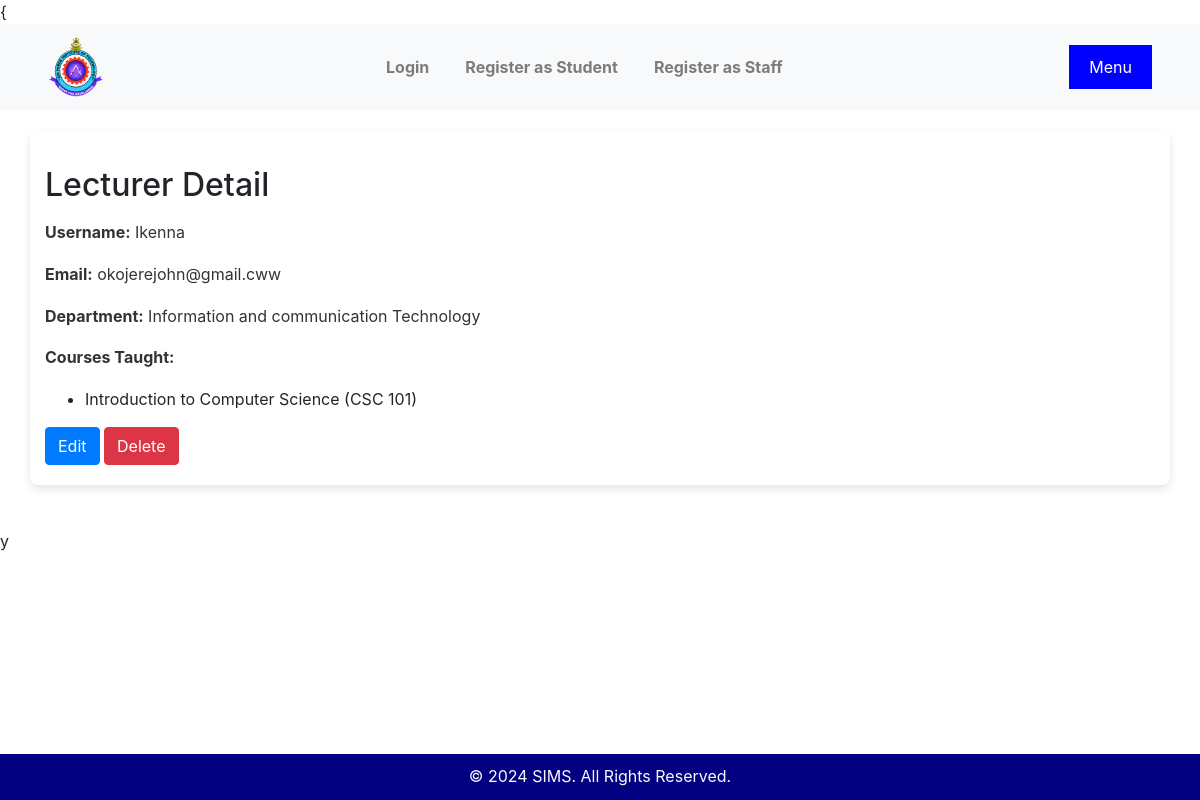
Page /lecturers/1/ on the committed database.
### ims/models.py (models this page shows, shortened)
class Lecturer(models.Model):
    user = models.OneToOneField(User, on_delete=models.CASCADE)
    department = models.ForeignKey(Department, on_delete=models.CASCADE)
    courses_taught = models.ManyToManyField('Course', related_name='lecturers')
    approved = models.BooleanField(default=False)

class Department(models.Model):
    name = models.CharField(max_length=250)
    def __str__(self):
        return self.name

class Course(models.Model):
    course_id = models.CharField(max_length=10, unique=True)
    course_name = models.CharField(max_length=200)
    credits = models.IntegerField()

### users/models.py (models this page shows, shortened)
class CustomUser(AbstractUser):
    ROLE_CHOICES = [
        ('ADMIN', 'Admin'),
        ('STUDENT', 'Student'),
        ('LECTURER', 'Lecturer'),
        ('CLINIC_STAFF', 'Clinic Staff'),
    ]
    role = models.CharField(max_length=20, choices=ROLE_CHOICES)
    Approved = models.BooleanField(default=True)
    objects = CustomUserManager()

### ims/views.py (the view)
# urls.py: path('lecturers/<int:pk>/', views.LecturerDetailView.as_view(), name='lecturer_detail'),
class LecturerDetailView(DetailView):
    model = Lecturer
    template_name = 'lecturers/lecturer_detail.html'

### templates/lecturers/lecturer_detail.html (shortened to what this page needs)
{{% extends 'base.html' %}
{% block content %}
    <h2 class="my-3">Lecturer Detail</h2>
    <p><strong>Username:</strong> {{ lecturer.user.username }}</p>
    <p><strong>Email:</strong> {{ lecturer.user.email }}</p>
    <p><strong>Department:</strong> {{ lecturer.department }}</p>
    <p><strong>Courses Taught:</strong></p>
    <ul>
        {% for course in lecturer.courses_taught.all %}
            <li>{{ course.course_name }} ({{ course.course_id }})</li>
        {% endfor %}
    </ul>
    <a href="{% url 'lecturer_update' lecturer.id %}" class="btn btn-primary">Edit</a>
    <a href="{% url 'lecturer_delete' lecturer.id %}" class="btn btn-danger">Delete</a>
{% endblock %}

### ims/static/css/style.css (style rules this page uses)
body { font-family: 'Arial', sans-serif; margin: 0; padding: 0; background-color: #f5f5f5; color: #333; }
p { line-height: 1.6; color: #333; }

### rows in the picture
Lecturer: user.username "Ikenna", user.email "okojerejohn@gmail.cww", department "Information and communication Technology"
Course: course_name "Introduction to Computer Science", course_id "CSC 101"
